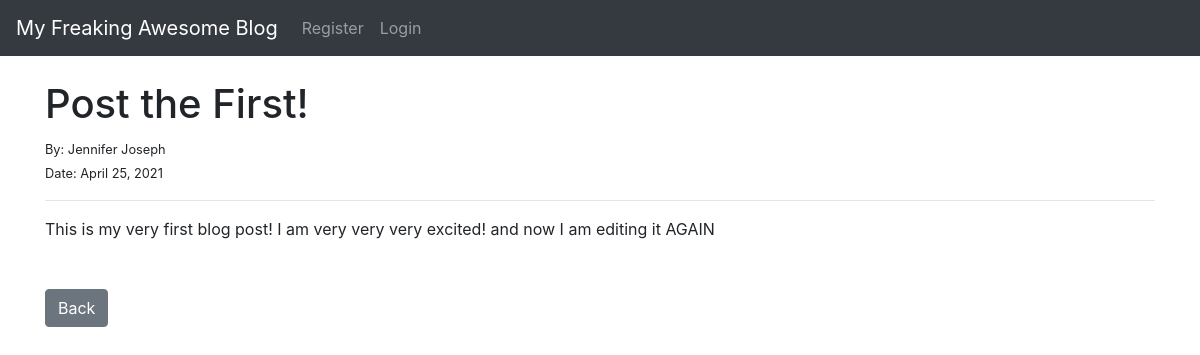
The app's page /article/1 with its own data.
### tutorialblog/models.py (models this page shows, shortened)
class Post(models.Model):
    title = models.CharField(max_length = 255)
    title_tag = models.CharField(max_length = 255)#, default = "My Freaking Awesome Blog")
    author = models.ForeignKey(User, on_delete = models.CASCADE) # deletes blog post from a user that has been deleted
    category = models.CharField(max_length = 255, default = 'uncategorized')
    body = models.TextField()
    post_date = models.DateField(auto_now_add=True) # will happen automatically when new blog posts are created

### tutorialblog/views.py (the view)
# urls.py: path('article/<int:pk>', ArticleDetailView.as_view(), name = "article-detail"),   # BIG NOTE: each blog post has its own primary key, makes every post unique
class ArticleDetailView(DetailView):
    model = Post
    template_name = 'article_details.html'

### tutorialblog/templates/article_details.html (shortened to what this page needs)
{% extends 'base.html' %}
{% block content %}
<h1>{{post.title}}</h1>
<small> By: {{post.author.first_name}} {{post.author.last_name}} </small> <br>
<small> Date: {{post.post_date}} </small>
<hr>
{{post.body}}
<br>
<br><br>
<a href= "{% url 'home' %}" class = "btn btn-secondary">Back</a>
{% endblock %}

### records on screen
Post: title "Post the First!", author.first_name "Jennifer", author.last_name "Joseph", post_date "April 25, 2021", body "This is my very first blog post! I am very very very excited! and now I am editing it AGAIN"
